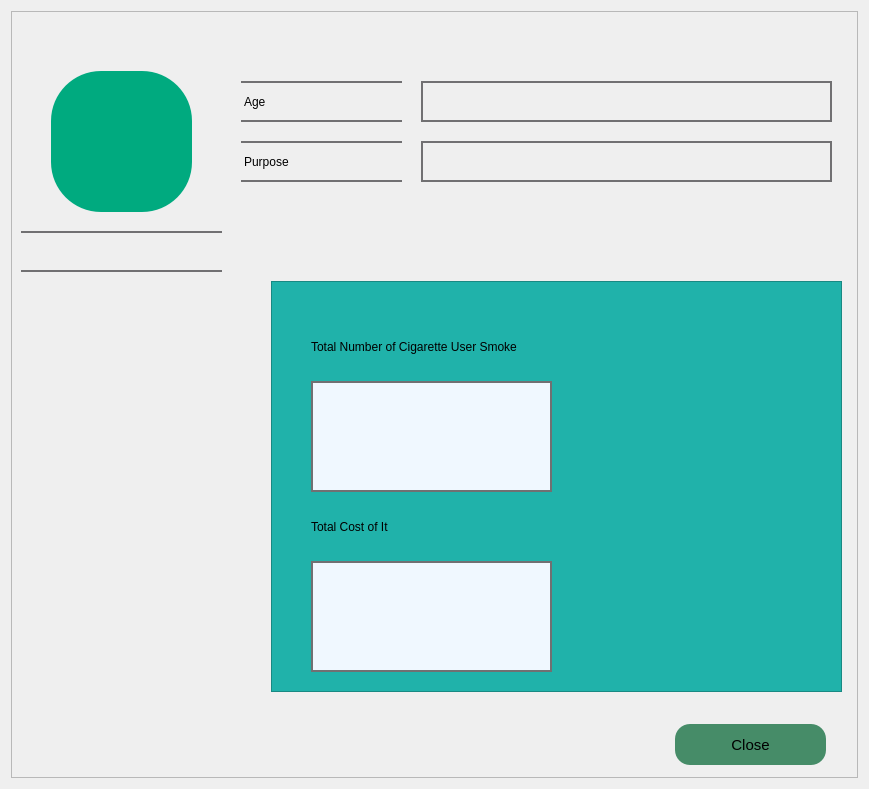
      <widget class="QWidget" name="scrollAreaWidgetContents_3">
       <property name="geometry">
        <rect>
         <x>0</x>
         <y>0</y>
         <width>869</width>
         <height>789</height>
        </rect>
       </property>
       <layout class="QVBoxLayout" name="verticalLayout">
        <item>
         <widget class="QFrame" name="frame_18">
          <property name="minimumSize">
           <size>
            <width>0</width>
            <height>0</height>
           </size>
          </property>
          <property name="frameShape">
           <enum>QFrame::StyledPanel</enum>
          </property>
          <property name="frameShadow">
           <enum>QFrame::Raised</enum>
          </property>
          <widget class="QToolButton" name="toolButton_3">
           <property name="geometry">
            <rect>
             <x>40</x>
             <y>60</y>
             <width>141</width>
             <height>141</height>
            </rect>
           </property>
           <property name="styleSheet">
            <string notr="true">background:rgb(0, 170, 127);
border-radius:50px;

</string>
           </property>
           <property name="text">
            <string/>
           </property>
           <property name="icon">
            <iconset resource="resource.qrc">
             <normaloff>:/dd/other/user.png</normaloff>
             <normalon>:/img/152532.png</normalon>:/dd/other/user.png</iconset>
           </property>
           <property name="iconSize">
            <size>
             <width>100</width>
             <height>100</height>
            </size>
           </property>
           <property name="shortcut">
            <string>Backspace</string>
           </property>
          </widget>
          <widget class="QLabel" name="list_u_name">
           <property name="geometry">
            <rect>
             <x>10</x>
             <y>220</y>
             <width>201</width>
             <height>41</height>
            </rect>
           </property>
           <property name="styleSheet">
            <string notr="true">font: 20pt &quot;Sitka Text&quot;;
color:#000000;
border-top:2px solid #717072;
border-bottom:2px solid #717072;


</string>
           </property>
           <property name="text">
            <string/>
           </property>
          </widget>
          <widget class="QLabel" name="list_age">
           <property name="geometry">
            <rect>
             <x>410</x>
             <y>70</y>
             <width>411</width>
             <height>41</height>
            </rect>
           </property>
           <property name="styleSheet">
            <string notr="true">font: 20pt &quot;Segoe UI&quot;;
color:#000000;

border-bottom:2px solid #717072;
border-right:2px solid #717072;
border-top:2px solid #717072;
border-left:2px solid #717072;</string>
           </property>
           <property name="text">
            <string/>
           </property>
          </widget>
          <widget class="QFrame" name="frame_21">
           <property name="geometry">
            <rect>
             <x>260</x>
             <y>270</y>
             <width>571</width>
             <height>411</height>
            </rect>
           </property>
           <property name="styleSheet">
            <string notr="true">background:     #20B2AA</string>
           </property>
           <property name="frameShape">
            <enum>QFrame::StyledPanel</enum>
           </property>
           <property name="frameShadow">
            <enum>QFrame::Raised</enum>
           </property>
           <widget class="QLabel" name="list_total_cigar">
            <property name="geometry">
             <rect>
              <x>40</x>
              <y>100</y>
              <width>241</width>
              <height>111</height>
             </rect>
            </property>
            <property name="styleSheet">
             <string notr="true">font: 20pt &quot;Segoe UI&quot;;
color:#000000;

border-bottom:2px solid #717072;
border-right:2px solid #717072;
border-top:2px solid #717072;
border-left:2px solid #717072;
background:#F0F8FF;</string>
            </property>
            <property name="text">
             <string/>
            </property>
           </widget>
           <widget class="QLabel" name="list_total_cost">
            <property name="geometry">
             <rect>
              <x>40</x>
              <y>280</y>
              <width>241</width>
              <height>111</height>
             </rect>
            </property>
            <property name="styleSheet">
             <string notr="true">font: 20pt &quot;Segoe UI&quot;;
color:#000000;

border-bottom:2px solid #717072;
border-right:2px solid #717072;
border-top:2px solid #717072;
border-left:2px solid #717072;
background:#F0F8FF;</string>
            </property>
            <property name="text">
             <string/>
            </property>
           </widget>
           <widget class="QLabel" name="label_88">
            <property name="geometry">
             <rect>
              <x>40</x>
              <y>40</y>
              <width>371</width>
              <height>51</height>
             </rect>
            </property>
            <property name="styleSheet">
             <string notr="true">font: 16pt &quot;Segoe UI&quot;;
color:#000000;

</string>
            </property>
            <property name="text">
             <string>Total Number of Cigarette User Smoke</string>
            </property>
           </widget>
           <widget class="QLabel" name="label_89">
            <property name="geometry">
             <rect>
              <x>40</x>
              <y>220</y>
              <width>321</width>
              <height>51</height>
             </rect>
            </property>
            <property name="styleSheet">
             <string notr="true">font: 16pt &quot;Segoe UI&quot;;
color:#000000;

</string>
            </property>
            <property name="text">
             <string>Total Cost of It</string>
            </property>
           </widget>
          </widget>
          <widget class="QPushButton" name="pushButton_26">
           <property name="geometry">
            <rect>
             <x>440</x>
             <y>150</y>
             <width>201</width>
             <height>181</height>
            </rect>
           </property>
           <property name="styleSheet">
            <string notr="true">background:transparent;
border:none;</string>
           </property>
           <property name="text">
            <string/>
           </property>
           <property name="icon">
            <iconset resource="resource.qrc">
             <normaloff>:/img/222973.png</normaloff>:/img/222973.png</iconset>
           </property>
           <property name="iconSize">
            <size>
             <width>100</width>
             <height>130</height>
            </size>
           </property>
          </widget>
          <widget class="QLabel" name="list_purpose">
           <property name="geometry">
            <rect>
             <x>410</x>
             <y>130</y>
             <width>411</width>
             <height>41</height>
            </rect>
           </property>
           <property name="styleSheet">
            <string notr="true">font: 20pt &quot;Segoe UI&quot;;
color:#000000;

border-bottom:2px solid #717072;
border-right:2px solid #717072;
border-top:2px solid #717072;
border-left:2px solid #717072;</string>
           </property>
           <property name="text">
            <string/>
           </property>
          </widget>
          <widget class="QLabel" name="list_u_name_3">
           <property name="geometry">
            <rect>
             <x>230</x>
             <y>70</y>
             <width>161</width>
             <height>41</height>
            </rect>
           </property>
           <property name="styleSheet">
            <string notr="true">font: 20pt &quot;Sitka Text&quot;;
color:#000000;
border-top:2px solid #717072;
border-bottom:2px solid #717072;


</string>
           </property>
           <property name="frameShape">
            <enum>QFrame::NoFrame</enum>
           </property>
           <property name="frameShadow">
            <enum>QFrame::Plain</enum>
           </property>
           <property name="text">
            <string>Age</string>
           </property>
          </widget>
          <widget class="QLabel" name="list_u_name_4">
           <property name="geometry">
            <rect>
             <x>230</x>
             <y>130</y>
             <width>161</width>
             <height>41</height>
            </rect>
           </property>
           <property name="styleSheet">
            <string notr="true">font: 20pt &quot;Sitka Text&quot;;
color:#000000;
border-top:2px solid #717072;
border-bottom:2px solid #717072;


</string>
           </property>
           <property name="text">
            <string>Purpose</string>
           </property>
          </widget>
          <widget class="QPushButton" name="back_from_list_to_admin_button">
           <property name="geometry">
            <rect>
             <x>664</x>
             <y>713</y>
             <width>151</width>
             <height>41</height>
            </rect>
           </property>
           <property name="styleSheet">
            <string notr="true">QPushButton
{
font-size:15px;
background:rgb(70, 140, 104);
border-radius:15px;
}

QPushButton:hover
{
color:white;
border-radius:20px;
background:rgb(85, 170, 255);
}</string>
           </property>
           <property name="text">
            <string>Close</string>
           </property>
          </widget>
         </widget>
        </item>
       </layout>
      </widget>
